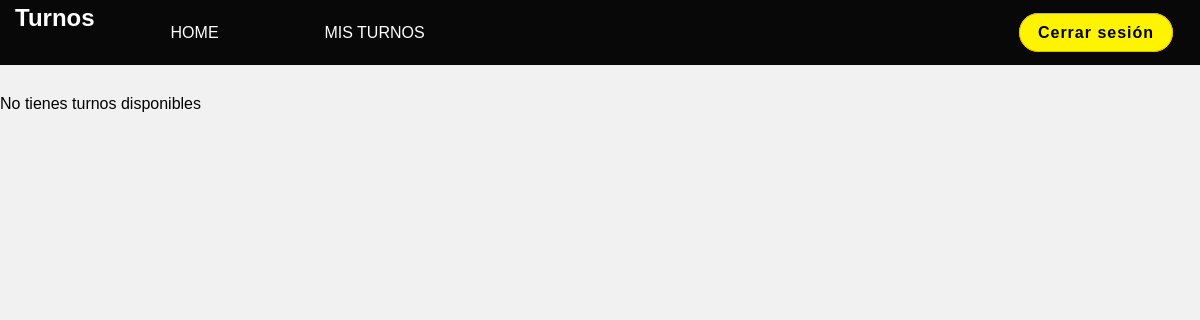
/misTurnos/ (signed in), run on an earlier commit of the app's database.
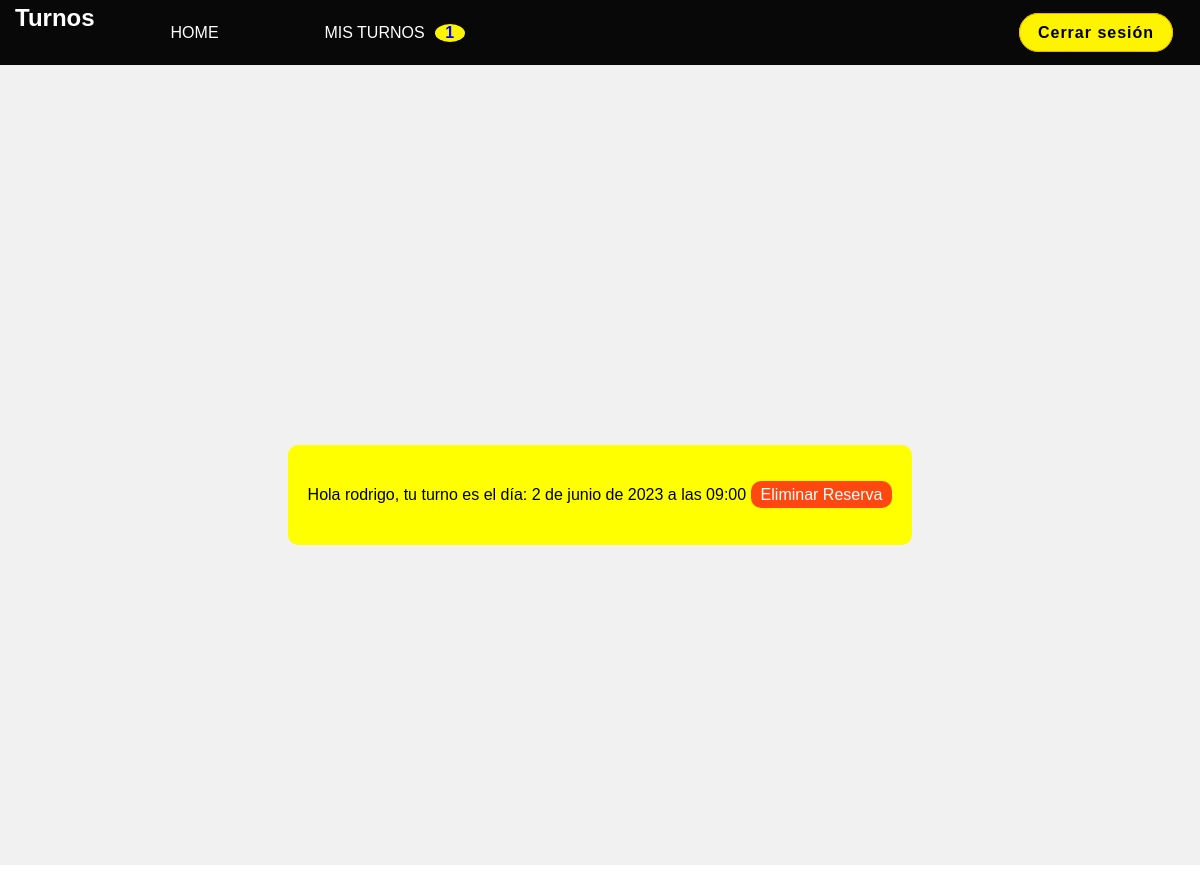
And on a later commit of the database.
### Turnos/models.py (models this page shows, shortened)
class Turno(models.Model):
    fecha = models.DateField()
    hora_inicio = models.TimeField()
    hora_fin = models.TimeField()
    asignado_a = models.ForeignKey(User, on_delete=models.SET_NULL, null=True, blank=True)
    activo = models.BooleanField(default=True)

### Turnos/views.py (the view)
# urls.py: path("misTurnos/" , misTurnos, name="misTurnos"),
def misTurnos(request):
    miTurno = Turno.objects.filter(asignado_a=request.user)
    return render(request, "Turnos/misTurnos.html" , {"miTurno": miTurno})

### Turnos/templates/Turnos/misTurnos.html
{% extends 'Turnos/turnos.html' %}
{% block Turnos %}
{% if not miTurno %}
<p>No tienes turnos disponibles</p>
{% else %}
{% for turno in miTurno %}
<div class="containerEliminar">
    <div class="eliminarReserva">
        <p>Hola {{turno.asignado_a}}, tu turno es el día: {{turno.fecha}} a las {{turno.hora_inicio}} <a class="btn-red"href="{% url 'Eliminar' turno.id %}">Eliminar Reserva</a></p>
    </div>
</div>
{% endfor %}
{% endif %}
{% endblock Turnos %}

### Turnos/templates/Turnos/turnos.html (shortened to what this page needs)
{% extends "Turnos/index.html" %}
{% load static %}

### Turnos/templates/Turnos/index.html (shortened to what this page needs)
<!DOCTYPE html>
<html lang="en">
    <head>
        {% load static %}
        <link rel="stylesheet" href="{%static 'Turnos/css/navbar.css'%}">
        <link rel="stylesheet" href="{%static 'Turnos/css/style.css'%}">
    </head>
    <body>
        <div class="navbar">
            <div class="logo">
              <h2>Turnos</h2>
            </div>
            <ul class="links">
              <li><a href="/">home</a></li>
              {% if request.user.is_authenticated %}
              <li><a href={% url 'misTurnos'  %}>Mis turnos</a><p class="turnoReservado">
                {% if miTurno %}
                1
                </p>{% endif %}
              </p></li>
              {%endif%}
            </ul>
            <div class="right">
                {% if request.user.is_authenticated %}
            <a class="boton" href="{% url 'panel-logout' %}">Cerrar sesión</a>
            {%endif%}
        </div>
        </div>
        <div class="alter">
        {% block Turnos %}{% endblock Turnos %}
      </div>
    </body>
</html>

### Turnos/static/Turnos/css/navbar.css (style rules this page uses)
body { margin: 0; background-image: url(); }
* { transition: 0.4s ease all; }
h1, h2, h3, h4, h5, h6 { margin: 0; }
ul { padding: 0; margin: 0; }
.navbar { background: #080808; color: #fff; padding: 15px; width: 100%; height: 65px; display: flex; align-items: center; }
.navbar .logo { cursor: pointer; font-family: "Lacquer"; }
.navbar ul.links { font-family: "Nunito"; margin-left: auto; margin-right: 50px; list-style: none; display: flex; width: 90%; align-items: center; transition: 0.4s ease all, 0s ease background; }
.navbar ul.links li { text-transform: uppercase; padding: 0 15px; height: 65px; display: flex; justify-content: center; align-items: center; transition: 0.4s ease all, 0s ease margin; display: flex; flex-direction: row; }
.navbar ul.links li a { text-decoration: none; color: #fff; }
.boton { background: #fff400; outline: none; color: black; font-weight: bold; padding: 10px 18px; border-radius: 25px; border: 1px solid #e6b200; letter-spacing: 1px; text-decoration: none; }

### Turnos/static/Turnos/css/style.css (style rules this page uses)
* { box-sizing: border-box; padding: 0; margin: 0; font-family: 'DM Sans', sans-serif; }
h2 { margin-bottom: 30px; }
li { display: flex; flex-direction: column; width: 300px; list-style: none; }
.btn-red { text-decoration: none; padding: 5px 10px; color: white; background-color: rgb(255, 72, 16); border-radius: 10px; }
.right { width: 200px; }
ul li { width: 200px; }
.alter { width: 100%; margin: 0 auto; padding-top: 30px; height: 100vh; background-color: #f1f1f1; }
.turnoReservado { width: 30px; color: blue; border-radius: 50%!important; background-color: #fff400; text-align: center; font-weight: bold; margin-left: 10px; }
.containerEliminar { height: 100vh; display: flex; width: 100%; justify-content: center; align-items: center; }
.eliminarReserva { display: flex; background-color: yellow; height: 100px; align-items: center; justify-content: center; flex-direction: column; border-radius: 10px; padding: 20px; }
.eliminarReserva p { font-weight:400 ; }

What changed in the data, as far as the page shows it:
now on this page (row edited): Turno: asignado_a "rodrigo", fecha "2 de junio de 2023", hora_inicio "09:00"
Also different on the page:
text no longer shown: "No tienes turnos disponibles"
text now shown: "1"
